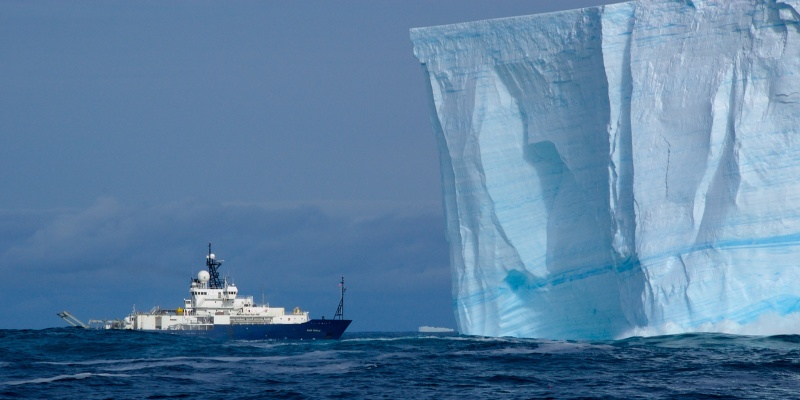
#> input picture A3_Images/Oceanography/revelle.jpg, 800 x 400 px, found by its file name
$ jupyter execute '2 H Logic.ipynb'   (shell and % lines are left out)   (older library calls are emulated)
#> lines starting #> are read from the running program, lines starting #| are printed output that depends on the picture
# Logic 2

[cell 1]
from PIL import Image
Image.open("/home/nbuser/revelle.jpg").resize((850,500),Image.ANTIALIAS)
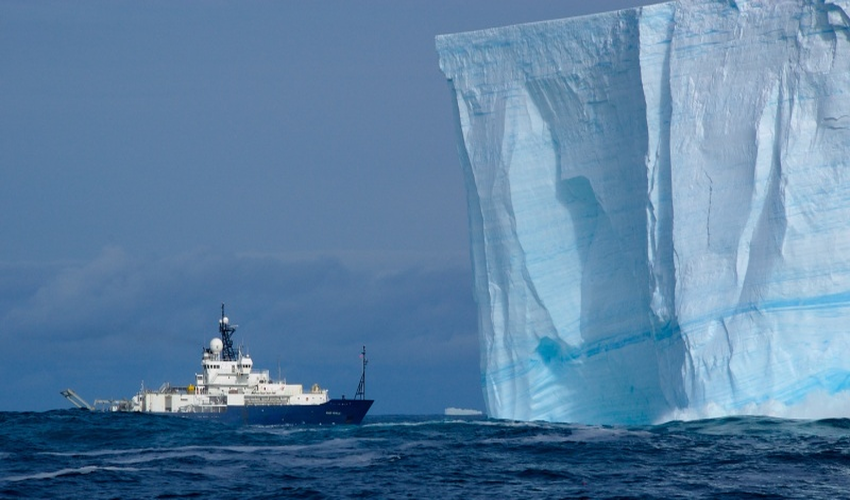
#> Out: PIL image 850x500 RGB; mean R, G, B 91.3, 128.7, 162.7
